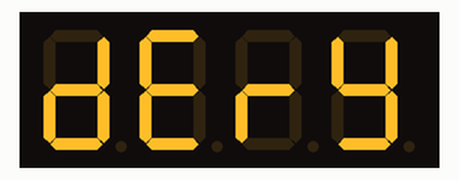
Simulated run of this sketch. Board: Arduino Uno, built with avr-gcc and run on an emulated ATmega328P. Shown: 4-digit seven-segment display.

Above: at 0.1 s.
At 5.1 s:
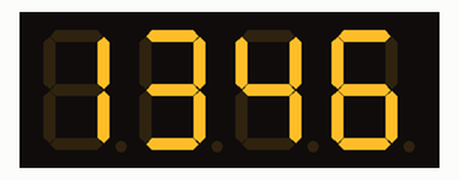

Measured:
- what the display in image 1 shows lasts 5.0 s, from 5.1 s to 10.1 s

The sketch:

DisplayNum.ino
```cpp
// (licence header left out)
#include "TM1637.h"

// Pins definitions for TM1637 and can be changed to other ports
const int CLK = 6;
const int DIO = 7;
TM1637 tm1637(CLK, DIO);


void setup() {
    tm1637.init();
    tm1637.set(BRIGHT_TYPICAL);//BRIGHT_TYPICAL = 2,BRIGHT_DARKEST = 0,BRIGHTEST = 7;

    float num = 2009;
}

void loop() {
    tm1637.displayStr("Derya");
    delay(5000);
   tm1637.displayStr("1346");
  delay(5000);
}
```
